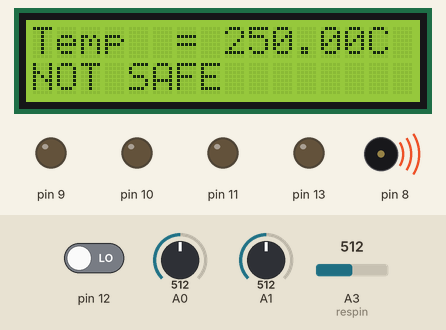
This sketch was run on a simulated Arduino Uno, built with avr-gcc and run on an emulated ATmega328P. Parts: 16×2 character LCD, output pins drawn as LEDs (lit = HIGH), buzzer (waves = sounding). The test bench sets the inputs (shaded band); at power-on: A0 = 512, A3 (respin) = 512, pin 12 LOW, A1 = 512.

Above: at 1.2 s.
1.3 s: A0 set to 458
At 4.2 s:
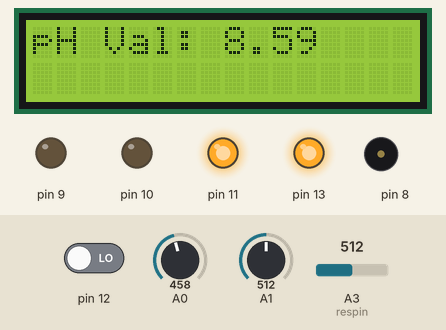
5.0 s: A0 set to 431
At 7.7 s:
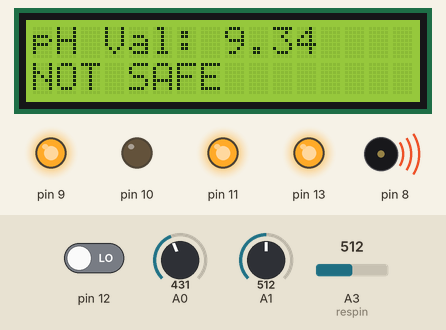
8.8 s: A3 (respin) set to 312
At 9.7 s:
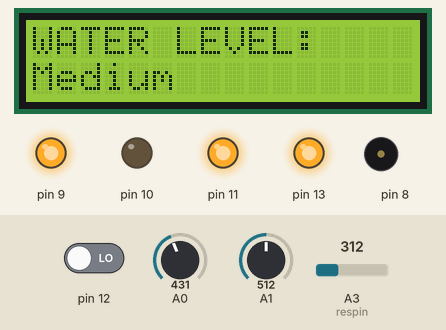
11.8 s: A3 (respin) set to 292
At 13.7 s:
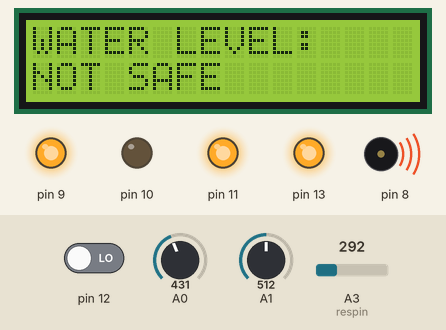
16.3 s: pin 12 driven HIGH
At 19.1 s:
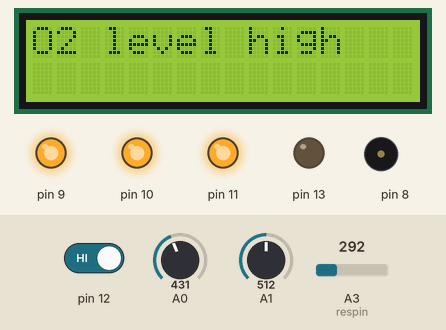
20.2 s: A0 set to 511
At 24.0 s:
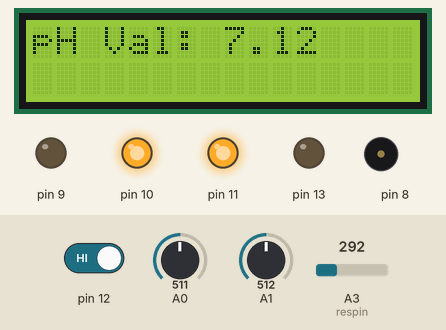
Timing chart, 0 to 24.7 s (numbered marks = the images above; inputs shaded):
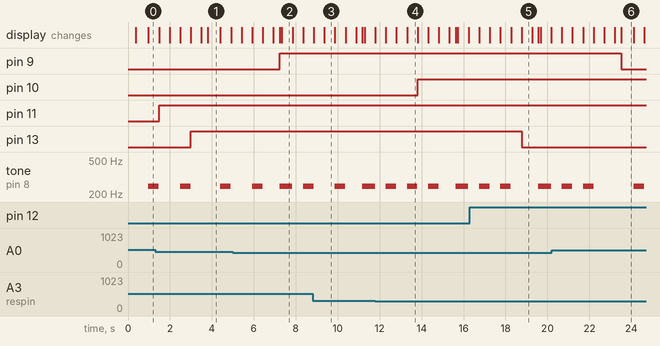

Measured:
- the behaviour switches between 444 and 443 on A0 (found by bisection; images 1 and 2)
- the behaviour switches between 301 and 300 on A3 (respin) (found by bisection; images 3 and 4)
- after the input at 5.0 s, pin 9: LOW → HIGH after 2.2 s
- after the input at 8.8 s, the display: first differs from a run without the input after 0.56 s (image 3)
- after the input at 11.8 s, pin 10: LOW → HIGH after 2.0 s; the display: first differs from a run without the input after 1.5 s (image 4)
- after the input at 16.3 s, pin 13: HIGH → LOW after 2.5 s; the display: first differs from a run without the input after 2.5 s (image 5)
- after the input at 20.2 s, pin 9: HIGH → LOW after 3.3 s

The sketch:

ESD_FinalProjectCode.ino
```cpp
#include <LiquidCrystal.h>
#include "pitches.h"
//initialise the library with the numbers of the interface pins
LiquidCrystal lcd(7, 6, 5, 4, 3, 2);


void setup() {

  // set up the LCD's number of columns and rows:
  lcd.begin(16, 2);

  pinMode(9,OUTPUT);
  pinMode(10,OUTPUT);
  pinMode(11,OUTPUT);
  pinMode(13,OUTPUT);
}

void loop() {
  phManager();
  delay(500);
  temperatureManager();
  delay(500);
  waterLevelManager();
  delay(500);
  oxyzenManager();
  delay(500);
}


void waterLevelManager(){
  // Print a message to the LCD.
  lcd.clear();
  lcd.print("WATER LEVEL: ");

  int resval =0;  // holds the value
  int respin = A3; // sensor pin used

  // set the cursor to column 0, line 1

  lcd.setCursor(0,1);
  resval = analogRead(respin); //Read data from analog pin and store it to resval variable

  if (resval<=100){
    lcd.println("Empty");
    tone(8, NOTE_B3, 500);
    showWarningMessage("more than 300cm");
    digitalWrite(10,HIGH);
    }
  else if (resval>100 && resval<=300){
    lcd.println("Low");
    tone(8, NOTE_B3, 500);
    showWarningMessage("more than 300cm");
    digitalWrite(10,HIGH);
    }
  else if (resval>300 && resval<=330){
    lcd.println("Medium");
    digitalWrite(10,LOW);
    }
  else if (resval>330){
    lcd.print("High");
    digitalWrite(10,LOW);
    }

}

void phManager(){
  lcd.clear();
  float calibration_value = 21.34;
  int phval = 0;
  unsigned long int avgval;
  int buffer_arr[10],temp;

 for(int i=0;i<10;i++)
 {
  buffer_arr[i]=analogRead(A0);
  delay(30);
 }
 for(int i=0;i<9;i++)
 {
    for(int j=i+1;j<10;j++)
      {
      if(buffer_arr[i]>buffer_arr[j])
        {
        temp=buffer_arr[i];
        buffer_arr[i]=buffer_arr[j];
        buffer_arr[j]=temp;
        }
    }
 }
  avgval=0;
  for(int i=2;i<8;i++)
    avgval+=buffer_arr[i];
  float volt=(float)avgval*5.0/1024/6;
  float ph_act = -5.70 * volt + calibration_value;
  if(ph_act<0)
    ph_act=0;
  else if(ph_act>14)
    ph_act=14;

  if(ph_act<6.5 || ph_act>9){
      tone(8, NOTE_B3, 500);
      digitalWrite(9,HIGH);
  }
  else
    digitalWrite(9,LOW);
  lcd.setCursor(0, 0);
  lcd.print("pH Val: ");
  lcd.print(ph_act);
  delay(100);
  if(ph_act<6.5 || ph_act>9){
      tone(8, NOTE_B3, 500);
      showWarningMessage("6.5 to 9");
  }
}
void temperatureManager(){
  lcd.clear();
  float val = analogRead(A1);
  float temp= (val/1024.0) * 5000;
  temp=temp/10;
  lcd.print("Temp  = ");
  lcd.print(temp);
  lcd.print("C");
  if(temp> 36 || temp<26 ){
      tone(8, NOTE_B3, 500);
      showWarningMessage("26C to 36C");
      digitalWrite(11,HIGH);
}
 else
  digitalWrite(11,LOW);
}
void oxyzenManager(){
  lcd.clear();
  if(digitalRead(12) == HIGH){
    lcd.setCursor(0,0);
    lcd.print("O2 level high");
    digitalWrite(13,LOW);
  }
else{
  lcd.setCursor(0,0);
  lcd.print("O2 level low ");
  tone(8, NOTE_B3, 500);
  showWarningMessage("5 to 20 ppm");
  digitalWrite(13,HIGH);
}
}
void showWarningMessage(String warning){
      lcd.setCursor(0,2);
      lcd.println("NOT SAFE");
      delay(500);
      lcd.clear();
      lcd.setCursor(0,0);
      lcd.print("SUGGESTED RANGE:");
      lcd.setCursor(0,1);
      lcd.println(warning);
}
```

pitches.h
```cpp
/*************************************************
   Public Constants
 *************************************************/

#define NOTE_B0 31
#define NOTE_C1 33
#define NOTE_CS1 35
#define NOTE_D1 37
#define NOTE_DS1 39
#define NOTE_E1 41
#define NOTE_F1 44
#define NOTE_FS1 46
#define NOTE_G1 49
#define NOTE_GS1 52
#define NOTE_A1 55
#define NOTE_AS1 58
#define NOTE_B1 62
#define NOTE_C2 65
#define NOTE_CS2 69
#define NOTE_D2 73
#define NOTE_DS2 78
#define NOTE_E2 82
#define NOTE_F2 87
#define NOTE_FS2 93
#define NOTE_G2 98
#define NOTE_GS2 104
#define NOTE_A2 110
#define NOTE_AS2 117
#define NOTE_B2 123
#define NOTE_C3 131
#define NOTE_CS3 139
#define NOTE_D3 147
#define NOTE_DS3 156
#define NOTE_E3 165
#define NOTE_F3 175
#define NOTE_FS3 185
#define NOTE_G3 196
#define NOTE_GS3 208
#define NOTE_A3 220
#define NOTE_AS3 233
#define NOTE_B3 247
#define NOTE_C4 262
#define NOTE_CS4 277
#define NOTE_D4 294
#define NOTE_DS4 311
#define NOTE_E4 330
#define NOTE_F4 349
#define NOTE_FS4 370
#define NOTE_G4 392
#define NOTE_GS4 415
#define NOTE_A4 440
#define NOTE_AS4 466
#define NOTE_B4 494
#define NOTE_C5 523
#define NOTE_CS5 554
#define NOTE_D5 587
#define NOTE_DS5 622
#define NOTE_E5 659
#define NOTE_F5 698
#define NOTE_FS5 740
#define NOTE_G5 784
#define NOTE_GS5 831
#define NOTE_A5 880
#define NOTE_AS5 932
#define NOTE_B5 988
#define NOTE_C6 1047
#define NOTE_CS6 1109
#define NOTE_D6 1175
#define NOTE_DS6 1245
#define NOTE_E6 1319
#define NOTE_F6 1397
#define NOTE_FS6 1480
#define NOTE_G6 1568
#define NOTE_GS6 1661
#define NOTE_A6 1760
#define NOTE_AS6 1865
#define NOTE_B6 1976
#define NOTE_C7 2093
#define NOTE_CS7 2217
#define NOTE_D7 2349
#define NOTE_DS7 2489
#define NOTE_E7 2637
#define NOTE_F7 2794
#define NOTE_FS7 2960
#define NOTE_G7 3136
#define NOTE_GS7 3322
#define NOTE_A7 3520
#define NOTE_AS7 3729
#define NOTE_B7 3951
#define NOTE_C8 4186
#define NOTE_CS8 4435
#define NOTE_D8 4699
#define NOTE_DS8 4978
```
